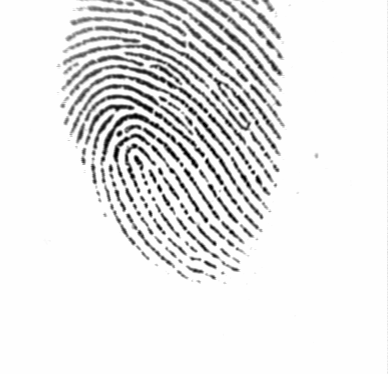
#> input picture DB1_B/101_2.tif, 388 x 374 px, found by its file name
$ python nhap_vs_ae.py
#> lines starting #> are read from the running program, lines starting #| are printed output that depends on the picture; after the words box and inside, x2 and y2 are one past the last pixel; in counts of white or black regions, pixels touching at a corner belong together
import cv2
import numpy as np
from matplotlib import pyplot as plt


#reading the image
img = cv2.imread("F:/CODE/DB1_B/101_2.tif",0)
#> img is the input picture: shape (374, 388); min 1, max 254, mean 231.9
img=cv2.bitwise_not(img)
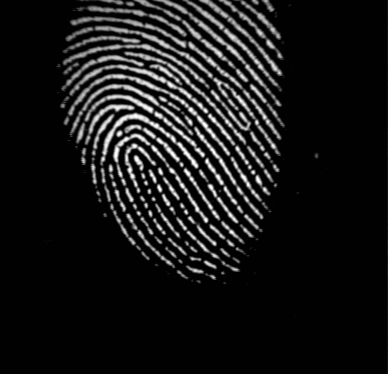
#> img: shape (374, 388); min 1, max 254, mean 23.1
ret, img=cv2.threshold(img,244,255,0)
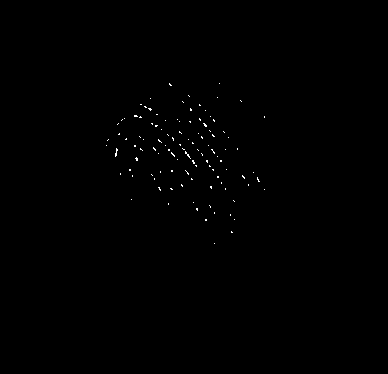
#> img: shape (374, 388); 0.24% white in thin lines or dots, all inside (x1, y1, x2, y2) = (106, 83, 265, 244)
cv2.imshow('img',img)
mG= [[1,1,0],
     [1,0,1],
     [0,0,1]]
#print(np.size(mG))
#> (the run stopped early here; a loop or call above may not have finished)

$ run again, with DB1_B/101_3.tif copied over DB1_B/101_2.tif
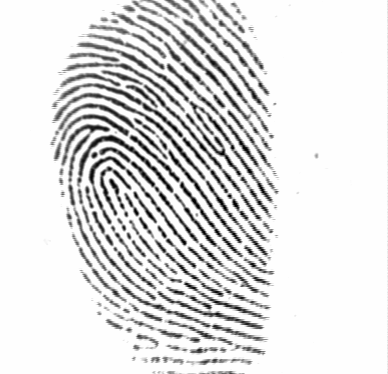
#> input picture DB1_B/101_3.tif, 388 x 374 px, found by its file name
#> img is the input picture: shape (374, 388); min 1, max 254, mean 223.6
#> `img=cv2.bitwise_not(img)`:
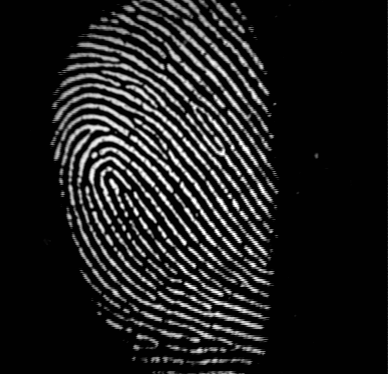
#> img: shape (374, 388); min 1, max 254, mean 31.4
#> `ret, img=cv2.threshold(img,244,255,0)`:
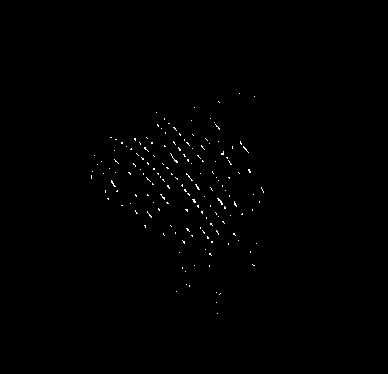
#> img: shape (374, 388); 0.39% white in thin lines or dots, all inside (x1, y1, x2, y2) = (91, 93, 264, 314)

$ run again, with DB1_B/101_4.tif copied over DB1_B/101_2.tif
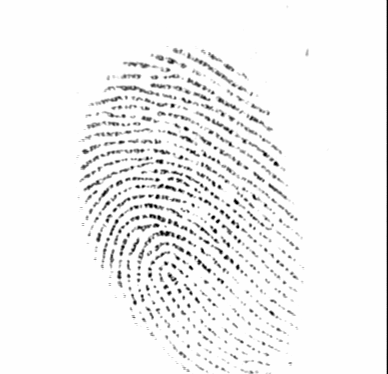
#> input picture DB1_B/101_4.tif, 388 x 374 px, found by its file name
#> img is the input picture: shape (374, 388); min 1, max 254, mean 242.4
#> `img=cv2.bitwise_not(img)`:
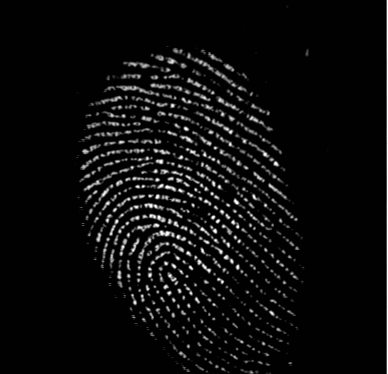
#> img: shape (374, 388); min 1, max 254, mean 12.6
#> `ret, img=cv2.threshold(img,244,255,0)`:
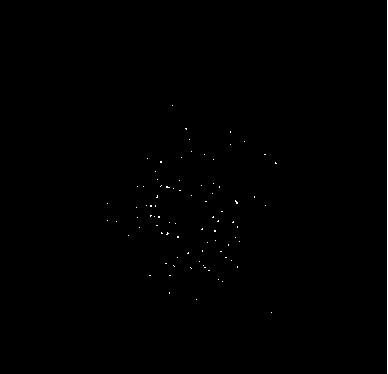
#> img: shape (374, 388); 0.37% white in thin lines or dots, all inside (x1, y1, x2, y2) = (107, 0, 388, 374)

$ run again, with DB1_B/101_5.tif copied over DB1_B/101_2.tif
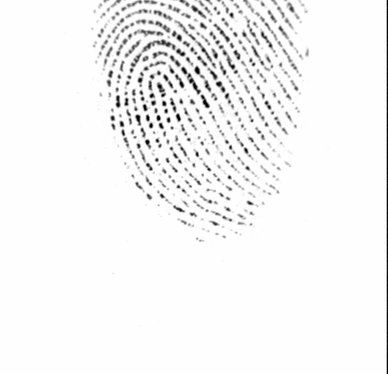
#> input picture DB1_B/101_5.tif, 388 x 374 px, found by its file name
#> img is the input picture: shape (374, 388); min 1, max 254, mean 244.7
#> `img=cv2.bitwise_not(img)`:
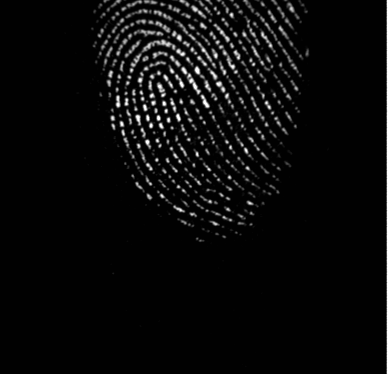
#> img: shape (374, 388); min 1, max 254, mean 10.3
#> `ret, img=cv2.threshold(img,244,255,0)`:
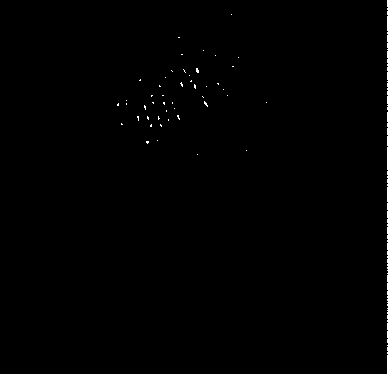
#> img: shape (374, 388); 0.32% white in thin lines or dots, all inside (x1, y1, x2, y2) = (117, 0, 388, 374)
